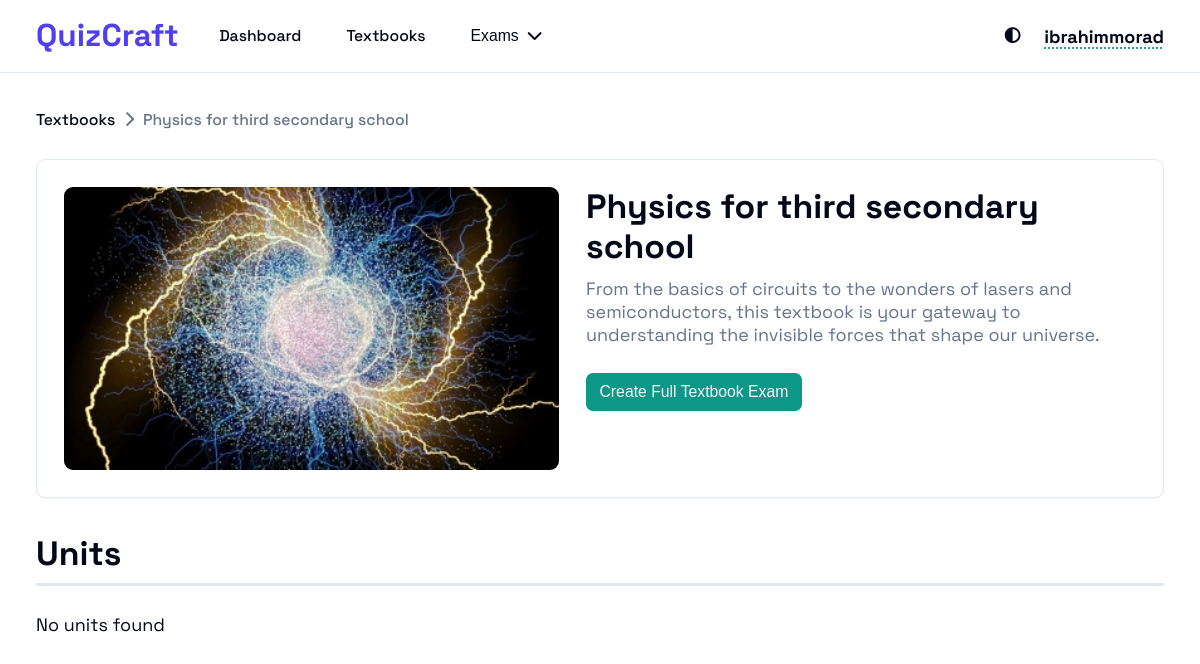
/scope/textbook-physics-for-third-secondary-school/ (signed in), run on an earlier commit of the app's database.
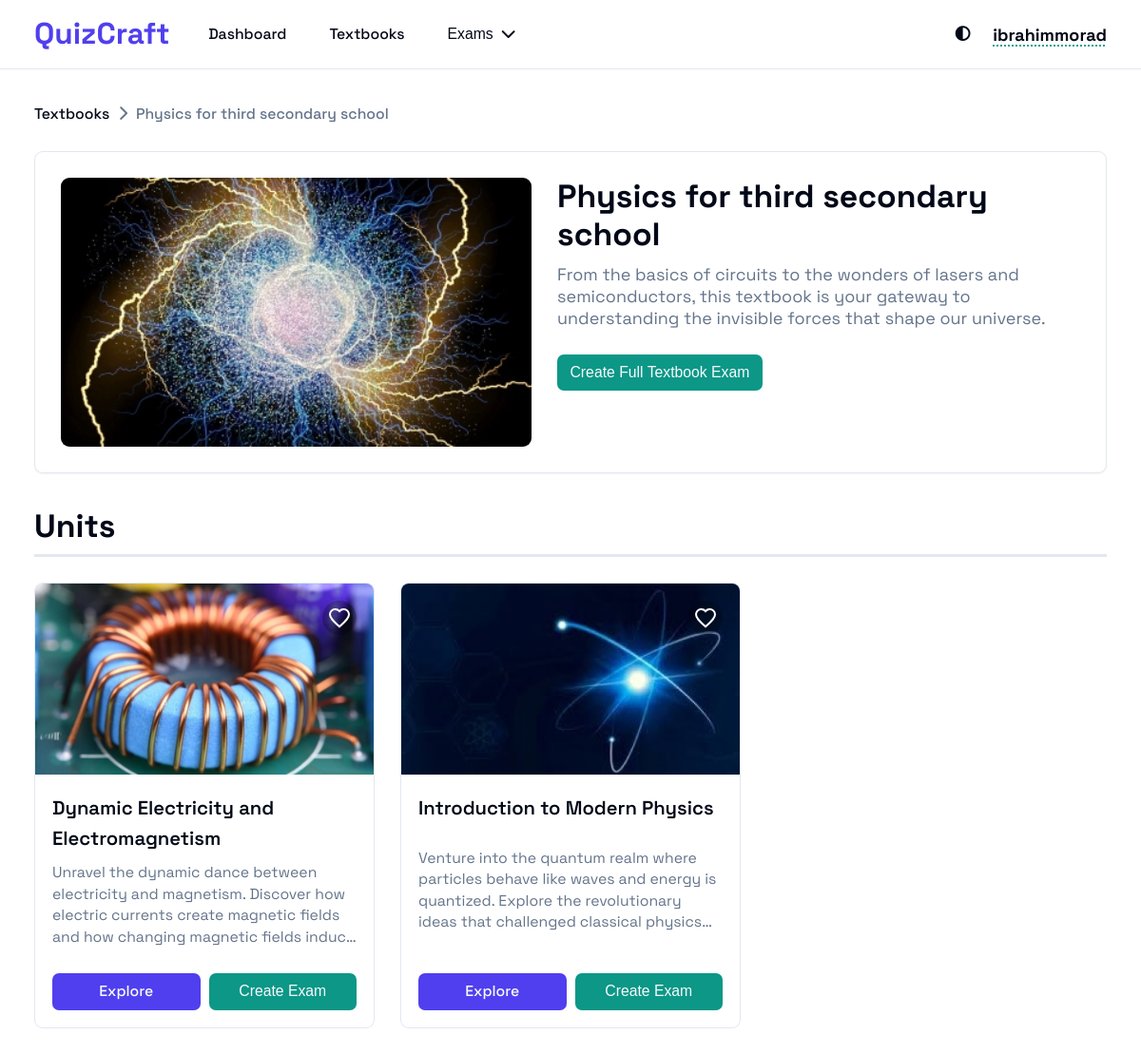
And on a later commit of the database.
### scope/models.py (models this page shows, shortened)
class Scope(models.Model):
    class LevelChoices(models.IntegerChoices):
        TEXTBOOK = 0, "Textbook"
        UNIT = 1, "Unit"
        CHAPTER = 2, "Chapter"
        LESSON = 3, "Lesson"
    title = models.CharField(max_length=256)
    caption = models.TextField(blank=True, default="")
    cover = models.ImageField(null=True, blank=True)
    slug = models.SlugField(max_length=512, unique=True, editable=False)
    in_scope_order = models.PositiveSmallIntegerField(
        default=0
    )  # 0 is just for Textbooks since it is not sorted by this field and does not need sorting
    parent = models.ForeignKey(
        "self",
        null=True,
        blank=True,
        on_delete=models.CASCADE,
        related_name="children",
        related_query_name="child",
        db_index=True,
    )
    level = models.PositiveSmallIntegerField(
        choices=LevelChoices, default=LevelChoices.TEXTBOOK, editable=False
    )
    is_published = models.BooleanField(default=False)
    class Meta:
        ordering = ["in_scope_order"]
        constraints = [
            models.UniqueConstraint(
                fields=["parent", "in_scope_order"],
                condition=models.Q(parent__isnull=False),
                name="unique_scope_order_in_parent",
            ),
            models.UniqueConstraint(
                fields=["parent", "title"], name="unique_title_of_same_parent"
            ),
        ]
    @property
    def url(self):
        return reverse("scope-details", kwargs={"slug": self.slug})
    @property
    def type(self):
        return self.LevelChoices(self.level).label

### scope/views.py (the view)
# urls.py: path("<slug:slug>/", scope_browser, name="scope-details"),
@login_required(login_url="login")
def scope_browser(request, slug=None):
    favorites_subquery = request.user.profile.favorites.filter(id=OuterRef("id"))
    if slug:
        scope = get_object_or_404(
            Scope.objects.prefetch_related(
                Prefetch("children", queryset=Scope.objects.filter(is_published=True))
            ),
            slug=slug,
        )
        children = scope.children.annotate(is_fav=Exists(favorites_subquery))
        breadcrumbs = _get_breadcrumbs(scope)
    else:
        scope = None
        children = Scope.objects.filter(
            parent__isnull=True, is_published=True
        ).annotate(is_fav=Exists(favorites_subquery))
        breadcrumbs = []
    list_title = "Textbooks"
    if scope:
        if scope.level == 0:
            list_title = "Units"
        elif scope.level == 1:
            list_title = "Chapters"
        elif scope.level == 2:
            list_title = "Lessons"
    return render(
        request,
        "scope/index.html",
        context={
            "title": scope.title if scope else "Textbooks",
            "list_title": list_title,
            "parent": scope,
            "scopes": children,
            "breadcrumbs": breadcrumbs,
        },
    )

### scope/views.py (called while the page is built)
def _get_breadcrumbs(scope) -> list[Scope]:
    breadcrumbs = []
    while scope:
        breadcrumbs.insert(0, scope)
        scope = scope.parent
    return breadcrumbs

### scope/templates/scope/index.html (shortened to what this page needs)
{% extends "base.html" %}
{% load static %}
{% block css %}
<link rel="stylesheet" href="{% static 'css/header.css' %}">
<link rel="stylesheet" href="{% static 'css/scope.css' %}">
{% endblock css %}
{% block content %}
{% include "components/header.html" %}
<main class="container">
  {% include "components/breadcrumbs.html" with breadcrumbs=breadcrumbs %}
  {% if parent %}
  <section class="scope-parent" aria-label="Current Scope overview">
    <div class="scope-parent-thumbnail">
      <img src="{% if parent.cover %}{{ parent.cover.url }}{% else %}''{% endif %}" alt="{{ parent.title }}" width="400">
    </div>
    <div class="scope-parent-content">
      <h3 class="scope-parent-title">{{ parent.title }}</h3>
      <p class="scope-parent-description">{{ parent.caption }}</p>
      {% include "components/create_exam.html" with is_card=False type=parent.type id=parent.id %}
    </div>
  </section>
  {% endif %}
  <h2 class="cards-title">{{ list_title }}</h2>
  <section class="cards">
    {% if scopes %}
    {% for scope in scopes %}
      {% include "components/card.html" with scope=scope %}
    {% endfor %}
    {% else %}
    <p>No {{ list_title|lower }} found</p>
    {% endif %}
  </section>
</main>
{% endblock content %}

### templates/base.html (shortened to what this page needs)
{% load static %}
<!DOCTYPE html>
<html lang="en" data-theme="light">
  <head>
    <link rel="stylesheet" href="{% static 'css/accessibility.css' %}">
    <link rel="stylesheet" href="{% static 'css/base.css' %}">
    {% block css %}
    {% endblock css %}
    <link rel="stylesheet" href="https://cdnjs.cloudflare.com/ajax/libs/font-awesome/6.0.0-beta3/css/all.min.css">
  </head>
  <body>
    <main id="main-content" tabindex="-1">
      {% block content %}
      {% endblock content %}
    </main>
  </body>
</html>

### templates/components/header.html (shortened to what this page needs)
{% load static %}
<header class="main-header">
  <div class="header-container">
    <div class="header-content">
      <div class="header-left-content">
        <a href="{% url 'dashboard' %}" class="logo">
          <span>QuizCraft</span>
        </a>
        <nav class="main-nav">
          <ul>
            <li>
              <a href="{% url 'dashboard' %}">Dashboard</a>
            </li>
            <li>
              <a href="{% url 'textbooks' %}">Textbooks</a>
            </li>
            <li>
              <button class="header-exam-button">
                <span>Exams</span>
                <i class="fa-solid fa-chevron-down"></i>
              </button>
            </li>
          </ul>
        </nav>
      </div>
      <div class="header-right-content">
        <span class="theme-toggle-button"></span>
        <div class="auth-container">
          {% if user.is_authenticated %}
          <strong class="user-name">{{ user.username }}</strong>
          {% else %}
          <a href="{% url 'login' %}">Login</a>
          <span>/</span>
          <a href="{% url 'register' %}">Register</a>
          {% endif %}
        </div>
      </div>
    </div>
  </div>
</header>

### templates/components/breadcrumbs.html
<nav class="breadcrumbs">
  <ul>
    {% if breadcrumbs|length > 0 %}
      <li>
        <a href="{% url 'textbooks' %}" class="breadcrumbs-link">Textbooks</a>
        <i class="fa-solid fa-chevron-right"></i>
    </li>
    {% else %}
      <li>
        <span class="breadcrumbs-link">
          Textbooks
        </span>
      </li>
    {% endif %}
    {% for breadcrumb in breadcrumbs %}
      <li>
        {% if not forloop.last %}
          <a href="{{ breadcrumb.url }}" class="breadcrumbs-link">
            {{ breadcrumb.title }}
          </a>
          <i class="fa-solid fa-chevron-right"></i>
        {% else %}
          <span class="breadcrumbs-link">
            {{ breadcrumb.title }}
          </span>
        {% endif %}
      </li>
    {% endfor %}
  </ul>
</nav>

### templates/components/create_exam.html (shortened to what this page needs)
<form action="{% url 'exam-create' %}" method="post" class="create-exam-form">
    <button type="submit" class="create-exam-btn">Create {% if not is_card %}Full {{ type }} {% endif %} Exam</button>
  </form>

### templates/components/card.html
<div class="card">
  <div class="thumbnail">
    {% if request.path != '/' %}
      {% include "components/favorites_button.html" with scope_id=scope.id is_fav=scope.is_fav %}
    {% endif %}
    <img src="{% if scope.cover %}{{ scope.cover.url }}{% else %}''{% endif %}" alt="{{ scope.title }}" width="400">
  </div>
  <div class="card-content">
    <h3 class="card-title">{{ scope.title }}</h3>
    <p class="card-caption">{{ scope.caption }}</p>
    <div class="card-actions">
      {% if scope.type != "Lesson" %}
        <a href="{{ scope.url }}">Explore</a>
      {% endif %}
      {% include "components/create_exam.html" with is_card=True type=scope.type id=scope.id %}
    </div>
  </div>
</div>

### templates/components/favorites_button.html (shortened to what this page needs)
<form method="post" action="{% url 'favorites' %}" class="favorite-form" data-scope-id="{{ scope.id }}">
    <button type="submit" aria-label="Toggle Favorite" class="favorite-btn">
        <svg class="heart-icon outline" viewBox="0 0 24 24" fill="none" stroke="white" stroke-width="2" width="24" height="24" style="{% if is_fav %}display:none{% else %}display:inline{% endif %}">
            <path d="M12 21.35l-1.45-1.32C5.4 15.36 2 12.28 2 8.5
                     2 5.42 4.42 3 7.5 3c1.74 0 3.41 0.81 4.5 2.09
                     C13.09 3.81 14.76 3 16.5 3
                     19.58 3 22 5.42 22 8.5
                     c0 3.78-3.4 6.86-8.55 11.54L12 21.35z"/>
        </svg>
    </button>
</form>

### static/css/base.css (style rules this page uses)
:root { --background: hsl(0, 0%, 100%); --foreground: hsl(222.2, 84%, 4.9%); --card: hsl(0, 0%, 100%); --card-foreground: hsl(222.2, 84%, 4.9%); --popover: hsl(0, 0%, 100%); --popover-foreground: hsl(222.2, 84%, 4.9%); --primary: hsl(246, 84%, 59%); --primary-foreground: hsl(210, 40%, 98%); --secondary: hsl(210, 40%, 96.1%); --secondary-foreground: hsl(222.2, 47.4%, 11.2%); --muted: hsl(210, 40%, 96.1%); --muted-foreground: hsl(215.4, 16.3%, 46.9%); --accent: hsl(173, 85%, 32%); --accent-foreground: hsl(210, 40%, 98%); --message-warning-fg: rgb(102, 60, 0); --message-warning-bg: rgb(255, 244, 229); --message-error-fg: rgb(152, 0, 0); --message-error-bg: rgb(255, 226, 183); --message-success-fg: rgb(1, 164, 1); --message-success-bg: rgb(226, 255, 226); --destructive: hsl(0, 84.2%, 60.2%); --destructive-foreground: hsl(210, 40%, 98%); --border: hsl(214.3, 31.8%, 91.4%); --input: hsl(214.3, 31.8%, 91.4%); --ring: hsl(222.2, 84%, 4.9%); --radius: 0.5rem; --sidebar-background: hsl(0, 0%, 98%); --sidebar-foreground: hsl(240, 5.3%, 26.1%); --sidebar-primary: hsl(240, 5.9%, 10%); --sidebar-primary-foreground: hsl(0, 0%, 98%); --sidebar-accent: hsl(240, 4.8%, 95.9%); --sidebar-accent-foreground: hsl(240, 5.9%, 10%); --sidebar-border: hsl(220, 13%, 91%); --sidebar-ring: hsl(217.2, 91.2%, 59.8%); }
* { box-sizing: border-box; margin: 0; padding: 0; }
html { font-family: 'spacegrotesk', sans-serif; font-weight: 400; font-size: 18px; }
body { min-height: 100vh; width: 100%; background-color: var(--background); color: var(--foreground); position: relative; display: flex; flex-direction: column; align-items: stretch; }
.container { max-width: 80rem; margin: 0 auto; padding: 2rem 1rem; width: 100%; }
@media (min-width: 640px) { .container { padding-left: 1.5rem; padding-right: 1.5rem; } }
@media (min-width: 1024px) { .container { padding-left: 2rem; padding-right: 2rem; } }

### static/css/header.css (style rules this page uses)
.main-header { background-color: var(--background); border-bottom: 1px solid var(--border); position: sticky; top: 0; z-index: 10; }
.header-container { max-width: 80rem; margin-left: auto; margin-right: auto; padding-left: 1rem; padding-right: 1rem; }
@media (min-width: 640px) { .header-container { padding-left: 1.5rem; padding-right: 1.5rem; } }
@media (min-width: 1024px) { .header-container { padding-left: 2rem; padding-right: 2rem; } }
.header-content { display: flex; justify-content: space-between; height: 4rem; }
.header-left-content { display: flex; align-items: center; }
.main-nav { display: none; }
@media (min-width: 1024px) { .main-nav { display: block; } }
.main-nav>ul { display: flex; align-items: center; gap: 1rem; margin-left: 1.5rem; list-style: none; }
.main-nav>ul>li { display: flex; align-items: center; gap: 0.5rem; cursor: pointer; position: relative; }
.auth-container { display: none; align-items: center; gap: 0.5rem; }
@media (min-width: 1024px) { .auth-container { display: flex; } }
.menu-button, .theme-toggle-button { display: flex; align-items: center; cursor: pointer; border-radius: var(--radius); }

What changed in the data, as far as the page shows it:
now on this page (row edited): Scope: cover (picture), title "Dynamic Electricity and Electromagnetism", caption "Unravel the dynamic dance between electricity and magnetism. Discover how electric currents create magnetic fields and how changing magnetic fields…", shown under "Units"
now on this page (row edited): Scope: cover (picture), title "Introduction to Modern Physics", caption "Venture into the quantum realm where particles behave like waves and energy is quantized. Explore the revolutionary ideas that challenged classical…", shown under "Units"
Also different on the page:
{{ list_title|lower }}: "units" → (not shown)
text no longer shown: "No found"
